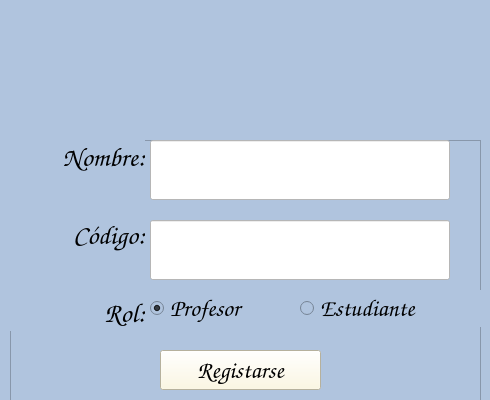
<?xml version="1.0" encoding="UTF-8"?>
<ui version="4.0">
 <class>MainWindow</class>
 <widget class="QMainWindow" name="MainWindow">
  <property name="geometry">
   <rect>
    <x>0</x>
    <y>0</y>
    <width>490</width>
    <height>400</height>
   </rect>
  </property>
  <property name="windowTitle">
   <string>MainWindow</string>
  </property>
  <property name="styleSheet">
   <string notr="true">background-color: rgb(176,196,222);</string>
  </property>
  <widget class="QWidget" name="centralwidget">
   <widget class="QFrame" name="frame">
    <property name="geometry">
     <rect>
      <x>10</x>
      <y>140</y>
      <width>471</width>
      <height>261</height>
     </rect>
    </property>
    <property name="frameShape">
     <enum>QFrame::StyledPanel</enum>
    </property>
    <property name="frameShadow">
     <enum>QFrame::Raised</enum>
    </property>
    <widget class="QRadioButton" name="estudiante">
     <property name="geometry">
      <rect>
       <x>290</x>
       <y>150</y>
       <width>268</width>
       <height>37</height>
      </rect>
     </property>
     <property name="font">
      <font>
       <family>Comic Sans MS</family>
       <pointsize>18</pointsize>
       <weight>50</weight>
       <bold>false</bold>
      </font>
     </property>
     <property name="styleSheet">
      <string notr="true">
color: rgb(	77 ,77, 77);</string>
     </property>
     <property name="text">
      <string>Estudiante</string>
     </property>
    </widget>
    <widget class="QRadioButton" name="profesor">
     <property name="geometry">
      <rect>
       <x>140</x>
       <y>150</y>
       <width>141</width>
       <height>37</height>
      </rect>
     </property>
     <property name="font">
      <font>
       <family>Comic Sans MS</family>
       <pointsize>18</pointsize>
       <weight>50</weight>
       <bold>false</bold>
      </font>
     </property>
     <property name="styleSheet">
      <string notr="true">
color: rgb(	77 ,77, 77);</string>
     </property>
     <property name="text">
      <string>Profesor</string>
     </property>
     <property name="checked">
      <bool>true</bool>
     </property>
    </widget>
    <widget class="QWidget" name="layoutWidget">
     <property name="geometry">
      <rect>
       <x>0</x>
       <y>0</y>
       <width>135</width>
       <height>191</height>
      </rect>
     </property>
     <layout class="QVBoxLayout" name="verticalLayout">
      <item>
       <widget class="QLabel" name="label">
        <property name="font">
         <font>
          <family>Comic Sans MS</family>
          <pointsize>20</pointsize>
          <weight>50</weight>
          <bold>false</bold>
         </font>
        </property>
        <property name="text">
         <string>&lt;html&gt;&lt;head/&gt;&lt;body&gt;&lt;p align=&quot;right&quot;&gt;Nombre:&lt;/p&gt;&lt;/body&gt;&lt;/html&gt;</string>
        </property>
       </widget>
      </item>
      <item>
       <spacer name="verticalSpacer_2">
        <property name="orientation">
         <enum>Qt::Vertical</enum>
        </property>
        <property name="sizeHint" stdset="0">
         <size>
          <width>20</width>
          <height>40</height>
         </size>
        </property>
       </spacer>
      </item>
      <item>
       <widget class="QLabel" name="label_3">
        <property name="font">
         <font>
          <family>Comic Sans MS</family>
          <pointsize>20</pointsize>
          <weight>50</weight>
          <bold>false</bold>
         </font>
        </property>
        <property name="text">
         <string>&lt;html&gt;&lt;head/&gt;&lt;body&gt;&lt;p align=&quot;right&quot;&gt;Código:&lt;/p&gt;&lt;/body&gt;&lt;/html&gt;</string>
        </property>
       </widget>
      </item>
      <item>
       <spacer name="verticalSpacer">
        <property name="orientation">
         <enum>Qt::Vertical</enum>
        </property>
        <property name="sizeHint" stdset="0">
         <size>
          <width>20</width>
          <height>40</height>
         </size>
        </property>
       </spacer>
      </item>
      <item>
       <widget class="QLabel" name="label_5">
        <property name="font">
         <font>
          <family>Comic Sans MS</family>
          <pointsize>20</pointsize>
          <weight>50</weight>
          <bold>false</bold>
         </font>
        </property>
        <property name="text">
         <string>&lt;html&gt;&lt;head/&gt;&lt;body&gt;&lt;p align=&quot;right&quot;&gt;Rol:&lt;/p&gt;&lt;/body&gt;&lt;/html&gt;</string>
        </property>
       </widget>
      </item>
     </layout>
    </widget>
    <widget class="QLineEdit" name="nombre">
     <property name="geometry">
      <rect>
       <x>140</x>
       <y>0</y>
       <width>300</width>
       <height>60</height>
      </rect>
     </property>
     <property name="font">
      <font>
       <family>Comic Sans MS</family>
       <pointsize>18</pointsize>
      </font>
     </property>
     <property name="styleSheet">
      <string notr="true">background-color: rgb(255, 255, 255);</string>
     </property>
    </widget>
    <widget class="QLineEdit" name="codigo">
     <property name="geometry">
      <rect>
       <x>140</x>
       <y>80</y>
       <width>300</width>
       <height>60</height>
      </rect>
     </property>
     <property name="font">
      <font>
       <family>Comic Sans MS</family>
       <pointsize>18</pointsize>
      </font>
     </property>
     <property name="styleSheet">
      <string notr="true">background-color: rgb(255, 255, 255);</string>
     </property>
    </widget>
   </widget>
   <widget class="QPushButton" name="registrar">
    <property name="geometry">
     <rect>
      <x>160</x>
      <y>350</y>
      <width>161</width>
      <height>40</height>
     </rect>
    </property>
    <property name="font">
     <font>
      <family>Comic Sans MS</family>
      <pointsize>18</pointsize>
      <weight>50</weight>
      <bold>false</bold>
     </font>
    </property>
    <property name="styleSheet">
     <string notr="true">background-color: rgb(255, 248, 220);</string>
    </property>
    <property name="text">
     <string>Registarse</string>
    </property>
   </widget>
   <widget class="QFrame" name="frame_2">
    <property name="geometry">
     <rect>
      <x>150</x>
      <y>0</y>
      <width>150</width>
      <height>125</height>
     </rect>
    </property>
    <property name="frameShape">
     <enum>QFrame::StyledPanel</enum>
    </property>
    <property name="frameShadow">
     <enum>QFrame::Raised</enum>
    </property>
    <widget class="QLabel" name="label_2">
     <property name="geometry">
      <rect>
       <x>0</x>
       <y>0</y>
       <width>150</width>
       <height>125</height>
      </rect>
     </property>
     <property name="styleSheet">
      <string notr="true">border-image: url(:/ini3/3.png);
border-image: url(:/in3/3.png);</string>
     </property>
     <property name="text">
      <string/>
     </property>
    </widget>
   </widget>
   <zorder>frame_2</zorder>
   <zorder>frame</zorder>
   <zorder>registrar</zorder>
  </widget>
 </widget>
 <resources>
  <include location="cosas/ima1.qrc"/>
 </resources>
 <connections/>
</ui>
